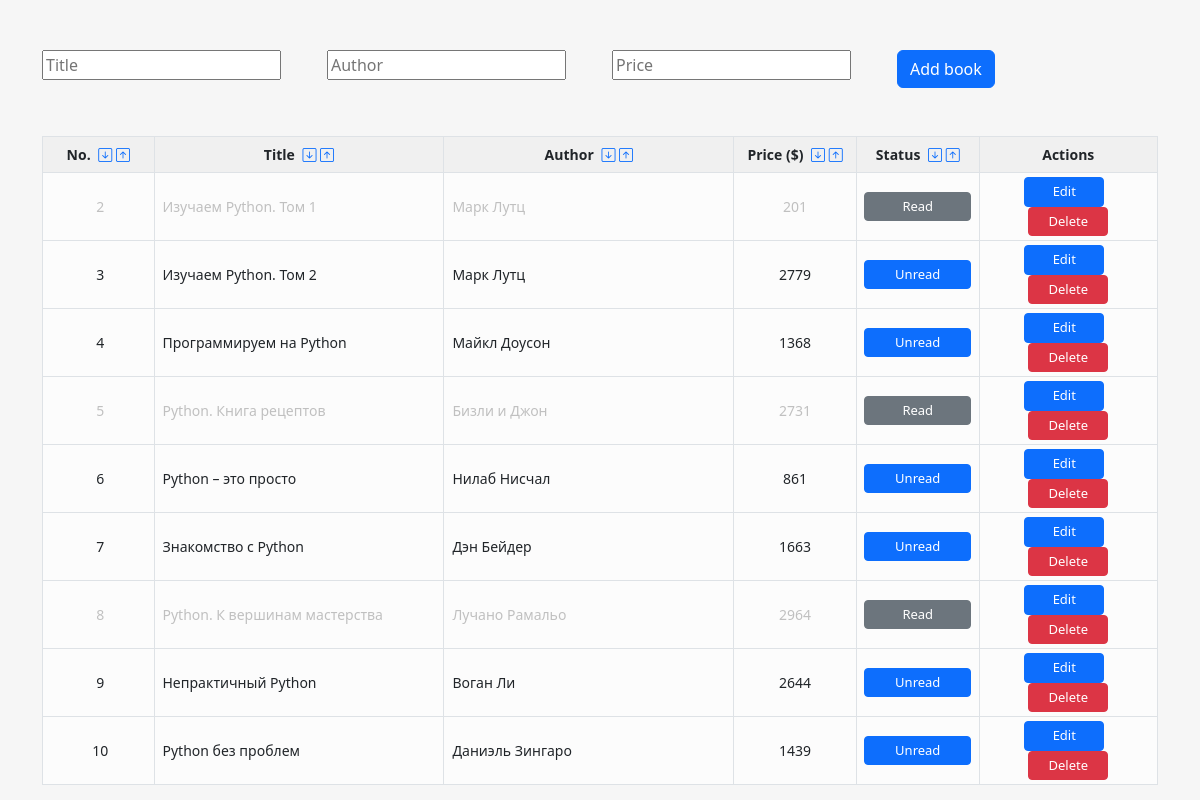
The page / on the database its author committed.
### books/models.py (models this page shows, shortened)
class Book(models.Model):
    title = models.CharField(max_length=200)
    author = models.CharField(max_length=200)
    price = models.PositiveIntegerField(default=0)
    read = models.BooleanField(default=False)

### books/views.py (the view)
# urls.py: path("", book_list, name="book_list"),
@require_http_methods(['GET'])
def book_list(request):
    book_list = Book.objects.all()
    form = BookCreateForm(auto_id=False)
    return render(request, 'base.html', {'book_list': book_list, 'form': form})

### books/forms.py
class BookCreateForm(ModelForm):
    title = CharField(required=False, widget=TextInput(attrs={"class": "clrtxt", "placeholder": "Title"}))
    author = CharField(required=False, widget=TextInput(attrs={"class": "clrtxt", "placeholder": "Author"}))
    price = CharField(required=False, widget=TextInput(attrs={"class": "clrtxt", "placeholder": "Price"}))
    class Meta:
        model = Book
        fields = ['title', 'author', 'price']

### templates/base.html (shortened to what this page needs)
{% load static %}
<!DOCTYPE html>
<html>
<head>
    <link href="https://cdn.jsdelivr.net/npm/bootstrap@5.2.2/dist/css/bootstrap.min.css" rel="stylesheet">
    <link rel="stylesheet" href="https://cdn.jsdelivr.net/npm/bootstrap-icons@1.10.3/font/bootstrap-icons.css">
    <link rel="stylesheet" href="{% static 'base.css' %}">
</head>
<body hx-headers='{"X-CSRFToken": "{{ csrf_token }}"}'>
<div class="container">
    <div class="row">
        <div class="col">
            {% include "partial_create_book_form.html" %}
            <form class="form-inline">
                <table class="table table-bordered table-sm mt-5">
                    <thead>
                    <tr>
                        <th scope="col" style="width: 10%" class="text-center">
                            <small>
                                No.
                                <a href=""
                                   hx-get="{% url 'book_list_sort' filter='id' direction='ascend' %}"
                                   hx-target="#book-list"
                                   hx-swap="innerHTML">
                                    <i class="table-icon bi bi-arrow-down-square ms-1"></i>
                                </a>
                                <a href=""
                                   hx-get="{% url 'book_list_sort' filter='id' direction='descend' %}"
                                   hx-target="#book-list"
                                   hx-swap="innerHTML">
                                    <i class="table-icon bi bi-arrow-up-square"></i>
                                </a>
                            </small>
                        </th>
                        <th scope="col" style="width: 26%" class="text-center">
                            <small>
                                Title
                                <a href=""
                                   hx-get="{% url 'book_list_sort' filter='title' direction='ascend' %}"
                                   hx-target="#book-list"
                                   hx-swap="innerHTML">
                                    <i class="table-icon bi bi-arrow-down-square ms-1"></i>
                                </a>
                                <a href=""
                                   hx-get="{% url 'book_list_sort' filter='title' direction='descend' %}"
                                   hx-target="#book-list"
                                   hx-swap="innerHTML">
                                    <i class="table-icon bi bi-arrow-up-square"></i>
                                </a>
                            </small>
                        </th>
                        <th scope="col" style="width: 26%" class="text-center">
                            <small>
                                Author
                                <a href=""
                                   hx-get="{% url 'book_list_sort' filter='author' direction='ascend' %}"
                                   hx-target="#book-list"
                                   hx-swap="innerHTML">
                                    <i class="table-icon bi bi-arrow-down-square ms-1"></i>
                                </a>
                                <a href=""
                                   hx-get="{% url 'book_list_sort' filter='author' direction='descend' %}"
                                   hx-target="#book-list"
                                   hx-swap="innerHTML">
                                    <i class="table-icon bi bi-arrow-up-square"></i>
                                </a>
                            </small>
                        </th>
                        <th scope="col" style="width: 11%" class="text-center">
                            <small>
                                Price ($)
                                <a href=""
                                   hx-get="{% url 'book_list_sort' filter='price' direction='ascend' %}"
                                   hx-target="#book-list"
                                   hx-swap="innerHTML">
                                    <i class="table-icon bi bi-arrow-down-square ms-1"></i>
                                </a>
                                <a href=""
                                   hx-get="{% url 'book_list_sort' filter='price' direction='descend' %}"
                                   hx-target="#book-list"
                                   hx-swap="innerHTML">
                                    <i class="table-icon bi bi-arrow-up-square"></i>
                                </a>
                            </small>
                        </th>
                        <th scope="col" style="width: 11%" class="text-center">
                            <small>
                                Status
                                <a href=""
                                   hx-get="{% url 'book_list_sort' filter='read' direction='descend' %}"
                                   hx-target="#book-list"
                                   hx-swap="innerHTML">
                                    <i class="table-icon bi bi-arrow-down-square ms-1"></i>
                                </a>
                                <a href=""
                                   hx-get="{% url 'book_list_sort' filter='read' direction='ascend' %}"
                                   hx-target="#book-list"
                                   hx-swap="innerHTML">
                                    <i class="table-icon bi bi-arrow-up-square"></i>
                                </a>
                            </small>
                        </th>
                        <th scope="col" style="width: 16%" class="text-center">
                            <small>
                                Actions
                            </small>
                        </th>
                    </tr>
                    </thead>
                    <tbody id="book-list">
                    {% include "partial_book_list.html" %}
                    </tbody>
                </table>
            </form>
        </div>
    </div>
</div>
</body>
</html>

### templates/partial_create_book_form.html
<form class="form-inline">
    <div class="row">
        <div class="col">
            {{ form.title }}
        </div>
        <div class="col">
            {{ form.author }}
        </div>
        <div class="col">
            {{ form.price }}
        </div>
        <div class="col">
            <button type="submit"
                    class="disbtn btn btn-primary"
                    hx-post="{% url 'create_book' %}"
                    hx-target="#book-list"
                    hx-swap="beforeend">
                Add book
            </button>
        </div>
    </div>
</form>

### templates/partial_book_list.html
{% for book in book_list %}
    {% include "partial_book_detail.html" %}
{% endfor %}

### templates/partial_book_detail.html
<tr class="{% if book.read %}grey-text{% endif %}">
    <td class="align-middle text-center ps-2">
        {{ book.id }}
    </td>
    <td class="align-middle ps-2">
        {{ book.title }}
    </td>
    <td class="align-middle ps-2">
        {{ book.author }}
    </td>
    <td class="align-middle text-center">
        {{ book.price }}
    </td>
    <td class="align-middle text-center">
        {% if not book.read %}
            <button class="disbtn table-button status-button btn btn-primary btn-sm"
                    hx-put="{% url 'update_book_status' book.id %}"
                    hx-target="closest tr"
                    hx-swap="outerHTML">
                Unread
            </button>
        {% else %}
            <button class="disbtn table-button status-button btn btn-secondary btn-sm"
                    hx-put="{% url 'update_book_status' book.id %}"
                    hx-target="closest tr"
                    hx-swap="outerHTML">
                Read
            </button>
        {% endif %}
    </td>
    <td class="align-middle text-center">
        <button class="disbtn table-button any-button btn btn-primary btn-sm me-2"
                hx-put="{% url 'update_book_details' book.id %}"
                hx-target="closest tr"
                hx-swap="outerHTML">
            Edit
        </button>
        <button class="disbtn table-button any-button btn btn-danger btn-sm"
                hx-delete="{% url 'delete_book' book.id %}"
                hx-target="closest tr"
                hx-swap="outerHTML"
                hx-confirm="Are you sure you wish to delete this book?">
            Delete
        </button>
    </td>
</tr>

### static/base.css (style rules this page uses)
body { padding-top: 50px; background-color: rgb(246, 246, 246); }
thead { background-color: rgb(240, 240, 240); }
tbody { background-color: rgb(252, 252, 252); }
td { font-size: 14px; }
tr { line-height: 26px; min-height: 26px; height: 26px; }
a { text-decoration: none; }
.grey-text { color: rgb(192, 192, 192); }
.status-button { width: 107px; }
.any-button { width: 80px; }
.table-button { font-size: 13px; }

### rows shown on the page
Book: id "2", title "Изучаем Python. Том 1", author "Марк Лутц", price "201", read "Read"
Book: id "3", title "Изучаем Python. Том 2", author "Марк Лутц", price "2779", read "Unread"
Book: id "4", title "Программируем на Python", author "Майкл Доусон", price "1368", read "Unread"
Book: id "5", title "Python. Книга рецептов", author "Бизли и Джон", price "2731", read "Read"
Book: id "6", title "Python – это просто", author "Нилаб Нисчал", price "861", read "Unread"
Book: id "7", title "Знакомство с Python", author "Дэн Бейдер", price "1663", read "Unread"
Book: id "8", title "Python. К вершинам мастерства", author "Лучано Рамальо", price "2964", read "Read"
Book: id "9", title "Непрактичный Python", author "Воган Ли", price "2644", read "Unread"
Book: id "10", title "Python без проблем", author "Даниэль Зингаро", price "1439", read "Unread"
